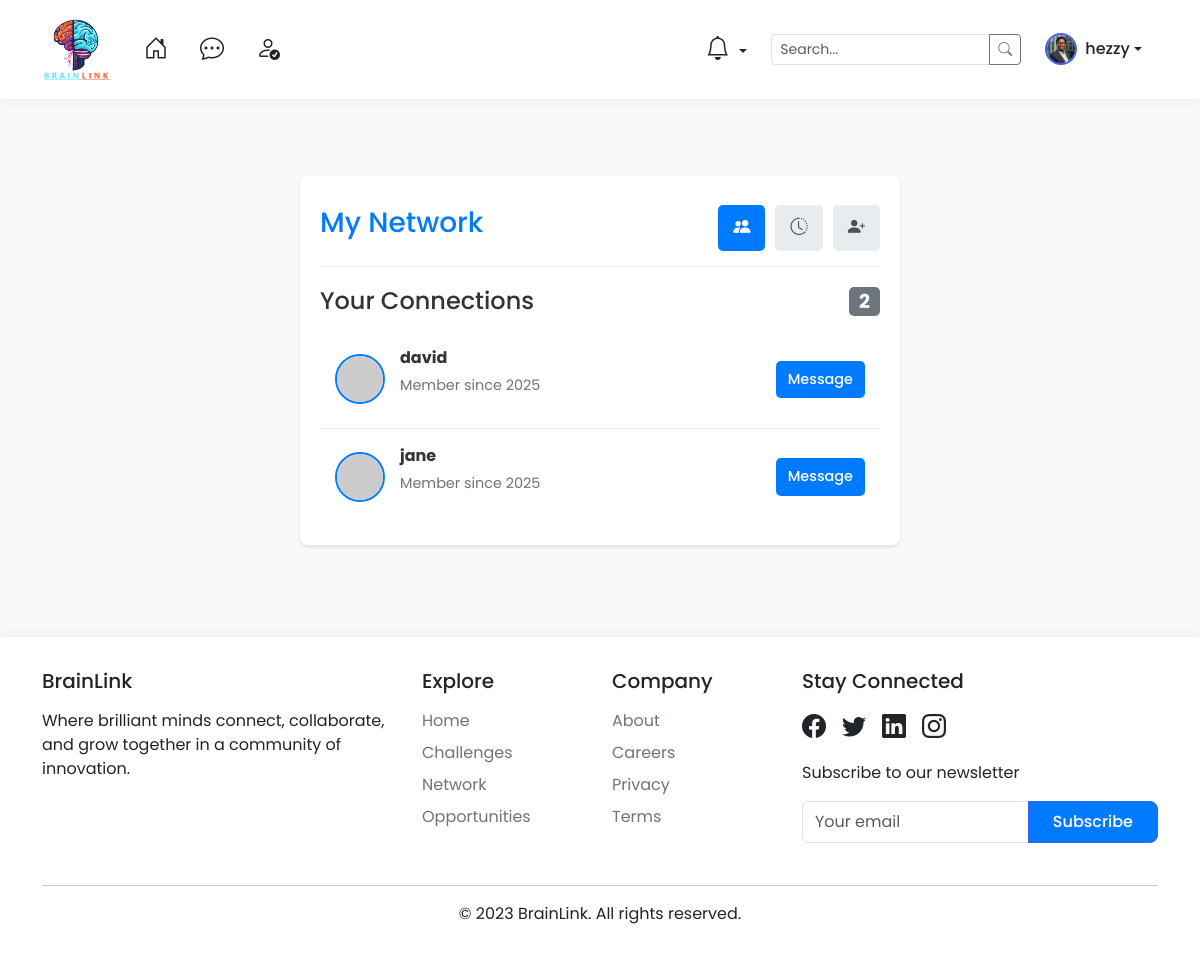
Page /connections/ (signed in) on the committed database.
### core/models.py (models this page shows, shortened)
class User(AbstractUser):
    USER_ROLES = [
        ('super_super', 'Super Super User'),
        ('super', 'Super User'),
        ('admin', 'Admin'),
        ('mentor', 'Mentor'),
        ('student', 'Student'),
        ('recruiter', 'Recruiter'),
        ('sponsor', 'Sponsor'),
    ]
    role = models.CharField(max_length=20, choices=USER_ROLES, default='student')
    is_verified = models.BooleanField(default=False)
    phone = models.CharField(max_length=20, blank=True, null=True)

class Profile(models.Model):
    EDUCATION_LEVELS = [
        ('high_school', 'High School'),
        ('undergrad', 'Undergraduate'),
        ('masters', 'Master\'s'),
        ('phd', 'PhD'),
        ('professional', 'Professional'),
    ]
    user = models.OneToOneField(User, on_delete=models.CASCADE, primary_key=True, related_name='profile')
    profile_pic = models.ImageField(upload_to='profiles/%Y/%m/%d/', blank=True, null=True) # Added null=True for consistency
    cover_photo = models.ImageField(upload_to='cover_photos/', blank=True, null=True)
    headline = models.CharField(max_length=200, blank=True)
    bio = models.TextField(blank=True)
    education_level = models.CharField(max_length=20, choices=EDUCATION_LEVELS, blank=True)
    institution = models.CharField(max_length=200, blank=True)
    graduation_year = models.PositiveIntegerField(
        blank=True, null=True,
        validators=[MinValueValidator(1900), MaxValueValidator(2100)]
    )
    location = models.CharField(max_length=100, blank=True)
    birth_date = models.DateField(blank=True, null=True)
    website = models.URLField(blank=True)
    linkedin = models.URLField(blank=True)
    github = models.URLField(blank=True)
    points = models.PositiveIntegerField(default=0)
    last_active = models.DateTimeField(auto_now=True)
    skills = models.ManyToManyField(
        'Skill',
        blank=True,
        related_name='profiles_with_skill', # Defines the reverse relation from Skill to Profile
        help_text="Select or add relevant skills."
    )
    subjects = models.ManyToManyField('Subject', blank=True, related_name='profiles_studying') # Added related_name for clarity
    achievements = models.TextField(blank=True)
    connections = models.ManyToManyField(
        'self',
        through='Connection',
        symmetrical=False,
        related_name='connected_to',
        blank=True
    )
    class Meta:
        ordering = ['-points']
        verbose_name = "User Profile" # Added for clarity in admin
        verbose_name_plural = "User Profiles" # Added for clarity in admin
    def get_connections(self):
        return Profile.objects.filter(
            Q(created_connections__friend=self, created_connections__accepted=True) |
            Q(friend_connections__creator=self, friend_connections__accepted=True)
        ).distinct()

### core/views.py (the view)
# urls.py: path('connections/', connections_view, name='connections_view'), # Renamed for clarity
@login_required
def connections_view(request):
    user = request.user
    connections = user.profile.get_connections().select_related('user')
    for connection in connections[:5]:  # Iterate through the first 5 connections
        try:
            profile = getattr(connection.user, 'profile', None)
            if profile and profile.profile_pic:
                img_url = profile.profile_pic.url
                print(f"Connection: {connection.user.username}, Profile Pic URL: {img_url}")
            else:
                print(f"Connection: {connection.user.username} - No profile picture")
        except ValueError as e:
            print(f"Error with connection: {connection.user.username} - {e}")
    pending_requests = ConnectionRequest.objects.filter(
        receiver=user, status='pending'
    ).select_related('sender')
    connected_user_ids = [p.user.id for p in connections]
    pending_sender_ids = [req.sender.id for req in pending_requests]
    suggested = User.objects.exclude(
        id__in=connected_user_ids + pending_sender_ids + [user.id]
    ).filter(
        profile__isnull=False
    ).order_by('?')[:10].select_related('profile')
    return render(request, 'my_connections.html', {
        'connections': connections,
        'pending_requests': pending_requests,
        'suggested_connections': suggested
    })

### core/templates/my_connections.html (shortened to what this page needs)
{% extends 'base.html' %}
{% load static %}
{% block extra_css %}
<link rel="stylesheet" href="{% static 'css/my_connections.css' %}">
{% endblock %}
{% block content %}
<div class="connections-container">
    <div class="connections-header">
        <h1 class="connections-title">My Network</h1>
        <div class="connections-tabs">
            <div class="tab active" data-target="connections"><i class="bi bi-people-fill fw-bold" style="font-size: 1.2em;"></i></div>
            <div class="tab" data-target="pending"><i class="bi bi-clock-history fw-bold" style="font-size: 1.2em;"></i></div>
            <div class="tab" data-target="suggested"><i class="bi bi-person-plus-fill fw-bold" style="font-size: 1.2em;"></i></div>
        </div>
    </div>
    <div class="connections-section" id="connections">
        <h2 class="section-title">
            Your Connections
            <span class="badge">{{ connections|length }}</span>
        </h2>
        {% if connections %}
        <div>
            {% for connection in connections %}
            <a href="{% url 'profile_view' username=connection.user.username %}" class="connection-list-item">
                <div class="profile-pic-container">
                    {% if connection.user.profile %}
                        {% if connection.user.profile.profile_pic %}
                        <img src="{{ connection.user.profile.profile_pic.url }}" alt="Profile Picture">
                        {% else %}
                        <img src="https://placehold.co/80x80/EBF4FF/76839A?text=User" alt="Default Profile Picture">
                        {% endif %}
                    {% else %}
                        <img src="https://placehold.co/80x80/EBF4FF/76839A?text=User" alt="{{ connection.user.get_full_name }}">
                    {% endif %}
                </div>
                <div class="connection-info">
                    <div class="connection-name">{{ connection.user.get_full_name|default:connection.user.username }}</div>
                    <p class="connection-title-text">
                        {% if connection.user.profile.job_title %}
                        {{ connection.user.profile.job_title }}
                        {% if connection.user.profile.company %}
                        at {{ connection.user.profile.company }}
                        {% endif %}
                        {% else %}
                        Member since {{ connection.user.date_joined|date:"Y" }}
                        {% endif %}
                    </p>
                </div>
                <div class="connection-actions">
                    <button class="btn-action btn-primary btn-chat"
                            onclick="window.location.href='{% url 'chat_view' username=connection.user.username %}'">
                        Message
                    </button>
                </div>
            </a>
            {% endfor %}
        </div>
        {% endif %}
    </div>
</div>
{% endblock %}

### core/templates/base.html (shortened to what this page needs)
{% load static %}
<!DOCTYPE html>
<html lang="en">
<head>
    <link href="https://cdn.jsdelivr.net/npm/bootstrap@5.3.0/dist/css/bootstrap.min.css" rel="stylesheet">
    <link rel="stylesheet" href="https://cdn.jsdelivr.net/npm/bootstrap-icons@1.10.0/font/bootstrap-icons.css">
    {% block extra_css %}{% endblock %}
</head>
<body>
        {% if user.is_authenticated %}
    <nav class="navbar navbar-expand-lg sticky-top">
        <div class="container">
            <a class="navbar-brand d-flex align-items-center" href="{% url 'home' %}">
                <img src="{% static 'images/BrainLink.png' %}" alt="BrainLink Logo">
            </a>
            <div class="collapse navbar-collapse" id="mainNav">
                <ul class="navbar-nav me-auto mb-2 mb-lg-0">
                    <li class="nav-item">
                        <a class="nav-link {% if request.resolver_match.url_name == 'home' %}active{% endif %}" href="{% url 'home' %}" title="Home" data-bs-toggle="tooltip" data-bs-placement="bottom">
                            <i class="bi bi-house-door fw-bold fs-4"></i>
                        </a>
                    </li>
                    <li class="nav-item">
                        <a class="nav-link" href="{% url 'chat_list_history' %}" title="Chat" data-bs-toggle="tooltip" data-bs-placement="bottom">
                            <i class="bi bi-chat-dots fw-bold fs-4"></i>
                        </a>
                    </li>
                    <li class="nav-item">
                        <a class="nav-link" href="{% url 'connections_view' %}" title="Connections" data-bs-toggle="tooltip" data-bs-placement="bottom">
                            <i class="bi bi-person-check fw-bold fs-4"></i>
                        </a>
                    </li>
                </ul>
                <ul class="navbar-nav align-items-center">
                    {% if request.user.is_authenticated %}
                        <li class="nav-item dropdown">
                            <a class="nav-link dropdown-toggle" href="#" id="notificationsDropdown" role="button" data-bs-toggle="dropdown" aria-expanded="false" title="Notifications" data-bs-toggle="tooltip" data-bs-placement="bottom">
                                <i class="bi bi-bell fw-bold fs-4 position-relative">
                                </i>
                            </a>
                        </li>
                    {% endif %}
                    <li class="nav-item ms-lg-2">
                        <div class="input-group" style="max-width: 250px;">
                            <input type="text" class="form-control form-control-sm" placeholder="Search...">
                            <button class="btn btn-outline-secondary btn-sm" type="button">
                                <i class="bi bi-search"></i>
                            </button>
                        </div>
                    </li>
                    <li class="nav-item dropdown ms-lg-2">
                        <a href="#" class="nav-link d-flex align-items-center text-decoration-none dropdown-toggle p-0" id="userDropdown" role="button" data-bs-toggle="dropdown" aria-expanded="false">
                            {% if user.profile.profile_pic %}
                            <img src="{{ user.profile.profile_pic.url }}" class="profile-img" alt="Profile">
                            {% else %}
                            <img src="{% static 'images/default-profile.jpg' %}" class="profile-img" alt="Profile">
                            {% endif %}
                            <span class="d-none d-lg-inline ms-2">{{ user.username }}</span>
                        </a>
                    </li>
                </ul>
            </div>
        </div>
    </nav>
    {% endif %}
    <main class="container my-4">
        {% block content %}{% endblock %}
    </main>
    <footer class="mt-auto">
        <div class="container">
            <div class="row">
                <div class="col-md-4 mb-4">
                    <h5 class="mb-3">BrainLink</h5>
                    <p>Where brilliant minds connect, collaborate, and grow together in a community of innovation.</p>
                </div>
                <div class="col-md-2 mb-4">
                    <h5 class="mb-3">Explore</h5>
                    <ul class="list-unstyled footer-links">
                        <li class="mb-2"><a href="#">Home</a></li>
                        <li class="mb-2"><a href="#">Challenges</a></li>
                        <li class="mb-2"><a href="#">Network</a></li>
                        <li class="mb-2"><a href="#">Opportunities</a></li>
                    </ul>
                </div>
                <div class="col-md-2 mb-4">
                    <h5 class="mb-3">Company</h5>
                    <ul class="list-unstyled footer-links">
                        <li class="mb-2"><a href="#">About</a></li>
                        <li class="mb-2"><a href="#">Careers</a></li>
                        <li class="mb-2"><a href="#">Privacy</a></li>
                        <li class="mb-2"><a href="#">Terms</a></li>
                    </ul>
                </div>
                <div class="col-md-4 mb-4">
                    <h5 class="mb-3">Stay Connected</h5>
                    <div class="d-flex mb-3">
                        <a href="#" class="me-3 text-dark"><i class="bi bi-facebook fs-4"></i></a>
                        <a href="https://x.com/Kvng_Hezzy" class="me-3 text-dark"><i class="bi bi-twitter fs-4"></i></a>
                        <a href="https://www.linkedin.com/in/profhezzy/" class="me-3 text-dark"><i class="bi bi-linkedin fs-4"></i></a>
                        <a href="https://www.instagram.com/prof_hezzy94/" class="me-3 text-dark"><i class="bi bi-instagram fs-4"></i></a>
                    </div>
                    <p>Subscribe to our newsletter</p>
                    <div class="input-group">
                        <input type="email" class="form-control" placeholder="Your email">
                        <button class="btn btn-primary" type="button">Subscribe</button>
                    </div>
                </div>
            </div>
            <hr>
            <div class="text-center">
                <p class="mb-0">© 2023 BrainLink. All rights reserved.</p>
            </div>
        </div>
    </footer>
</body>
</html>

### rows in the picture
User: username "hezzy"
Profile: user.get_full_name "david", user.date_joined "2025"
Profile: user.get_full_name "jane", user.date_joined "2025"

### other values in the picture
{{ connections|length }} "2"
